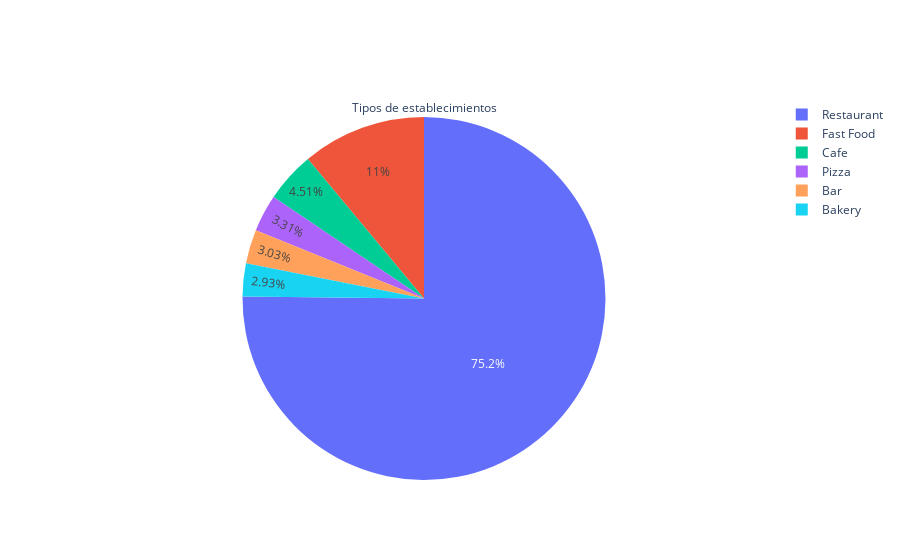

Notebook code for this chart:
### Code cell
#graficando la proporción de los tipos de establecimientos
type_rest = list(type_list["type"])
count_rest = list(type_list["count"])
fig = go.Figure(data = [go.Pie(labels = type_rest, values = count_rest, title="Tipos de establecimientos")])
fig.show()

### Figure 1 — Plotly figure (JSON) as saved in the notebook; plotly's stock layout.template omitted (floating-point values rounded to 4 significant figures)
{"data": [{"labels": ["Restaurant", "Fast Food", "Cafe", "Pizza", "Bar", "Bakery"], "title": {"text": "Tipos de establecimientos"}, "type": "pie", "values": [7253, 1066, 435, 319, 292, 283]}], "layout": {}}
